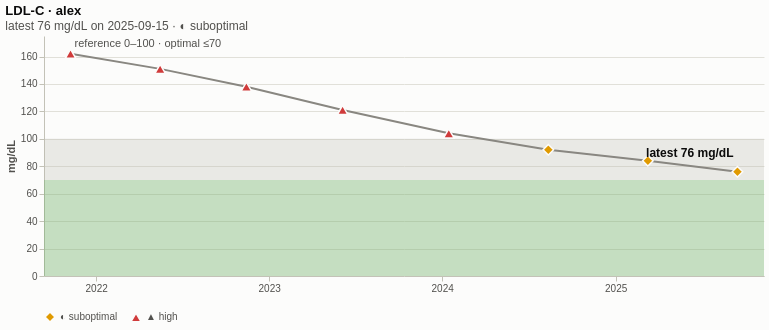

Here is the Vega-Lite specification saved for this chart:
### Vega-Lite specification from a JSON file in a GitHub repository (floating-point values rounded to 4 significant figures)
{"$schema": "https://vega.github.io/schema/vega-lite/v6.json", "title": {"text": "LDL-C · alex", "subtitle": "latest 76 mg/dL on 2025-09-15 · ◐ suboptimal"}, "description": "One marker over time with reference and optimal bands shaded.", "config": {"background": "#fcfcfb", "view": {"stroke": null}, "axis": {"labelColor": "#52514e", "titleColor": "#52514e", "gridColor": "#e1e0d9", "domainColor": "#c3c2b7", "tickColor": "#c3c2b7"}, "legend": {"labelColor": "#52514e", "orient": "bottom", "direction": "horizontal"}, "title": {"color": "#0b0b0b", "subtitleColor": "#52514e", "anchor": "start"}}, "width": 720, "height": 240, "data": {"values": [{"person": "alex", "marker": "ldl-c", "label": "LDL-C", "unit": "mg/dL", "date": "2021-11-08", "value": 162, "ref_low": 0, "ref_high": 100, "opt_low": null, "opt_high": 70, "flag": "high", "category": "lipids", "status": "high", "glyph": "▲", "status_label": "▲ high", "value_label": "162 mg/dL", "value_text": "162", "out": 1, "y_lo": 0, "y_hi": 175.0, "ref_y": 0, "ref_y2": 100, "opt_y": 0, "opt_y2": 70, "ref_label": "reference 0–100", "opt_label": "optimal ≤70", "band_note": "reference 0–100 · optimal ≤70", "x_lo": "2021-09-13", "x_hi": "2025-11-10"}, {"person": "alex", "marker": "ldl-c", "label": "LDL-C", "unit": "mg/dL", "date": "2022-05-16", "value": 151, "ref_low": 0, "ref_high": 100, "opt_low": null, "opt_high": 70, "flag": "high", "category": "lipids", "status": "high", "glyph": "▲", "status_label": "▲ high", "value_label": "151 mg/dL", "value_text": "151", "out": 1, "y_lo": 0, "y_hi": 175.0, "ref_y": 0, "ref_y2": 100, "opt_y": 0, "opt_y2": 70, "ref_label": "reference 0–100", "opt_label": "optimal ≤70", "band_note": "reference 0–100 · optimal ≤70", "x_lo": "2021-09-13", "x_hi": "2025-11-10"}, {"person": "alex", "marker": "ldl-c", "label": "LDL-C", "unit": "mg/dL", "date": "2022-11-14", "value": 138, "ref_low": 0, "ref_high": 100, "opt_low": null, "opt_high": 70, "flag": "high", "category": "lipids", "status": "high", "glyph": "▲", "status_label": "▲ high", "value_label": "138 mg/dL", "value_text": "138", "out": 1, "y_lo": 0, "y_hi": 175.0, "ref_y": 0, "ref_y2": 100, "opt_y": 0, "opt_y2": 70, "ref_label": "reference 0–100", "opt_label": "optimal ≤70", "band_note": "reference 0–100 · optimal ≤70", "x_lo": "2021-09-13", "x_hi": "2025-11-10"}, {"person": "alex", "marker": "ldl-c", "label": "LDL-C", "unit": "mg/dL", "date": "2023-06-05", "value": 121, "ref_low": 0, "ref_high": 100, "opt_low": null, "opt_high": 70, "flag": "high", "category": "lipids", "status": "high", "glyph": "▲", "status_label": "▲ high", "value_label": "121 mg/dL", "value_text": "121", "out": 1, "y_lo": 0, "y_hi": 175.0, "ref_y": 0, "ref_y2": 100, "opt_y": 0, "opt_y2": 70, "ref_label": "reference 0–100", "opt_label": "optimal ≤70", "band_note": "reference 0–100 · optimal ≤70", "x_lo": "2021-09-13", "x_hi": "2025-11-10"}, {"person": "alex", "marker": "ldl-c", "label": "LDL-C", "unit": "mg/dL", "date": "2024-01-15", "value": 104, "ref_low": 0, "ref_high": 100, "opt_low": null, "opt_high": 70, "flag": "high", "category": "lipids", "status": "high", "glyph": "▲", "status_label": "▲ high", "value_label": "104 mg/dL", "value_text": "104", "out": 1, "y_lo": 0, "y_hi": 175.0, "ref_y": 0, "ref_y2": 100, "opt_y": 0, "opt_y2": 70, "ref_label": "reference 0–100", "opt_label": "optimal ≤70", "band_note": "reference 0–100 · optimal ≤70", "x_lo": "2021-09-13", "x_hi": "2025-11-10"}, {"person": "alex", "marker": "ldl-c", "label": "LDL-C", "unit": "mg/dL", "date": "2024-08-12", "value": 92, "ref_low": 0, "ref_high": 100, "opt_low": null, "opt_high": 70, "flag": "normal", "category": "lipids", "status": "suboptimal", "glyph": "◐", "status_label": "◐ suboptimal", "value_label": "92 mg/dL", "value_text": "92", "out": 0, "y_lo": 0, "y_hi": 175.0, "ref_y": 0, "ref_y2": 100, "opt_y": 0, "opt_y2": 70, "ref_label": "reference 0–100", "opt_label": "optimal ≤70", "band_note": "reference 0–100 · optimal ≤70", "x_lo": "2021-09-13", "x_hi": "2025-11-10"}, {"person": "alex", "marker": "ldl-c", "label": "LDL-C", "unit": "mg/dL", "date": "2025-03-10", "value": 84, "ref_low": 0, "ref_high": 100, "opt_low": null, "opt_high": 70, "flag": "normal", "category": "lipids", "status": "suboptimal", "glyph": "◐", "status_label": "◐ suboptimal", "value_label": "84 mg/dL", "value_text": "84", "out": 0, "y_lo": 0, "y_hi": 175.0, "ref_y": 0, "ref_y2": 100, "opt_y": 0, "opt_y2": 70, "ref_label": "reference 0–100", "opt_label": "optimal ≤70", "band_note": "reference 0–100 · optimal ≤70", "x_lo": "2021-09-13", "x_hi": "2025-11-10"}, {"person": "alex", "marker": "ldl-c", "label": "LDL-C", "unit": "mg/dL", "date": "2025-09-15", "value": 76, "ref_low": 0, "ref_high": 100, "opt_low": null, "opt_high": 70, "flag": "normal", "category": "lipids", "status": "suboptimal", "glyph": "◐", "status_label": "◐ suboptimal", "value_label": "76 mg/dL", "value_text": "76", "out": 0, "y_lo": 0, "y_hi": 175.0, "ref_y": 0, "ref_y2": 100, "opt_y": 0, "opt_y2": 70, "ref_label": "reference 0–100", "opt_label": "optimal ≤70", "band_note": "reference 0–100 · optimal ≤70", "x_lo": "2021-09-13", "x_hi": "2025-11-10"}]}, "transform": [{"window": [{"op": "row_number", "as": "rn"}], "sort": [{"field": "date", "order": "descending"}], "groupby": ["marker", "person"]}, {"calculate": "datum.rn == 1 ? 1 : 0", "as": "latest"}], "layer": [{"name": "frame", "transform": [{"aggregate": [{"op": "min", "field": "x_lo", "as": "x0"}, {"op": "max", "field": "x_hi", "as": "x1"}, {"op": "min", "field": "y_lo", "as": "y0"}, {"op": "max", "field": "y_hi", "as": "y1"}]}], "mark": {"type": "rect", "opacity": 0}, "encoding": {"x": {"field": "x0", "type": "temporal"}, "x2": {"field": "x1"}, "y": {"field": "y0", "type": "quantitative", "scale": {"zero": false, "nice": false}}, "y2": {"field": "y1"}}}, {"name": "ref-band", "transform": [{"filter": "isValid(datum.ref_y) && isValid(datum.ref_y2)"}, {"aggregate": [{"op": "min", "field": "ref_y", "as": "band_y"}, {"op": "max", "field": "ref_y2", "as": "band_y2"}], "groupby": ["ref_label"]}], "mark": {"type": "rect", "opacity": 0.28, "color": "#b8b7ad"}, "encoding": {"y": {"field": "band_y", "type": "quantitative", "scale": {"zero": false, "nice": false}}, "y2": {"field": "band_y2"}, "tooltip": [{"field": "ref_label", "title": "range"}]}}, {"name": "opt-band", "transform": [{"filter": "isValid(datum.opt_y) && isValid(datum.opt_y2)"}, {"aggregate": [{"op": "min", "field": "opt_y", "as": "band_y"}, {"op": "max", "field": "opt_y2", "as": "band_y2"}], "groupby": ["opt_label"]}], "mark": {"type": "rect", "opacity": 0.16, "color": "#0ca30c"}, "encoding": {"y": {"field": "band_y", "type": "quantitative", "scale": {"zero": false, "nice": false}}, "y2": {"field": "band_y2"}, "tooltip": [{"field": "opt_label", "title": "range"}]}}, {"name": "band-note", "transform": [{"aggregate": [{"op": "min", "field": "date", "as": "note_x"}, {"op": "max", "field": "y_hi", "as": "note_y"}], "groupby": ["band_note"]}, {"filter": "datum.band_note != ''"}], "mark": {"type": "text", "align": "left", "baseline": "top", "dx": 4, "dy": 2, "fontSize": 11, "color": "#52514e"}, "encoding": {"x": {"field": "note_x", "type": "temporal"}, "y": {"field": "note_y", "type": "quantitative", "scale": {"zero": false, "nice": false}}, "text": {"field": "band_note"}}}, {"name": "series", "mark": {"type": "line", "strokeWidth": 2, "color": "#898781"}, "encoding": {"x": {"field": "date", "type": "temporal", "title": null, "axis": {"format": "%Y", "tickCount": 6, "grid": false}}, "y": {"field": "value", "type": "quantitative", "title": "mg/dL", "scale": {"zero": false, "nice": false}}}}, {"name": "draws", "mark": {"type": "point", "filled": true, "size": 110, "opacity": 1, "stroke": "#fcfcfb", "strokeWidth": 1.5}, "encoding": {"x": {"field": "date", "type": "temporal", "title": null, "axis": {"format": "%Y", "tickCount": 6, "grid": false}}, "y": {"field": "value", "type": "quantitative", "scale": {"zero": false, "nice": false}}, "color": {"field": "status_label", "type": "nominal", "scale": {"domain": ["◐ suboptimal", "▲ high"], "range": ["#e09a00", "#d03b3b"]}, "legend": {"title": null}}, "shape": {"field": "status_label", "type": "nominal", "scale": {"domain": ["◐ suboptimal", "▲ high"], "range": ["diamond", "triangle-up"]}, "legend": {"title": null}}, "tooltip": [{"field": "date", "type": "temporal", "format": "%Y-%m-%d"}, {"field": "value_label", "title": "value"}, {"field": "status_label", "title": "status"}]}}, {"name": "latest", "transform": [{"filter": "datum.latest == 1"}, {"calculate": "'latest ' + datum.value_label", "as": "latest_text"}], "mark": {"type": "text", "align": "right", "baseline": "bottom", "dx": -4, "dy": -12, "fontSize": 12, "fontWeight": "bold", "color": "#0b0b0b"}, "encoding": {"x": {"field": "date", "type": "temporal", "title": null, "axis": {"format": "%Y", "tickCount": 6, "grid": false}}, "y": {"field": "value", "type": "quantitative", "scale": {"zero": false, "nice": false}}, "text": {"field": "latest_text"}}}]}
